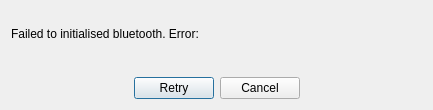
<?xml version="1.0" encoding="UTF-8"?>
<ui version="4.0">
 <class>BTErrorDialog</class>
 <widget class="QDialog" name="BTErrorDialog">
  <property name="geometry">
   <rect>
    <x>0</x>
    <y>0</y>
    <width>433</width>
    <height>110</height>
   </rect>
  </property>
  <property name="windowTitle">
   <string>Dialog</string>
  </property>
  <layout class="QVBoxLayout" name="verticalLayout_2">
   <item>
    <widget class="QLabel" name="label">
     <property name="layoutDirection">
      <enum>Qt::RightToLeft</enum>
     </property>
     <property name="text">
      <string>Failed to initialised bluetooth. Error:
</string>
     </property>
    </widget>
   </item>
   <item>
    <widget class="QDialogButtonBox" name="buttonBox">
     <property name="standardButtons">
      <set>QDialogButtonBox::Cancel|QDialogButtonBox::Retry</set>
     </property>
     <property name="centerButtons">
      <bool>true</bool>
     </property>
    </widget>
   </item>
  </layout>
 </widget>
 <resources/>
 <connections/>
</ui>
